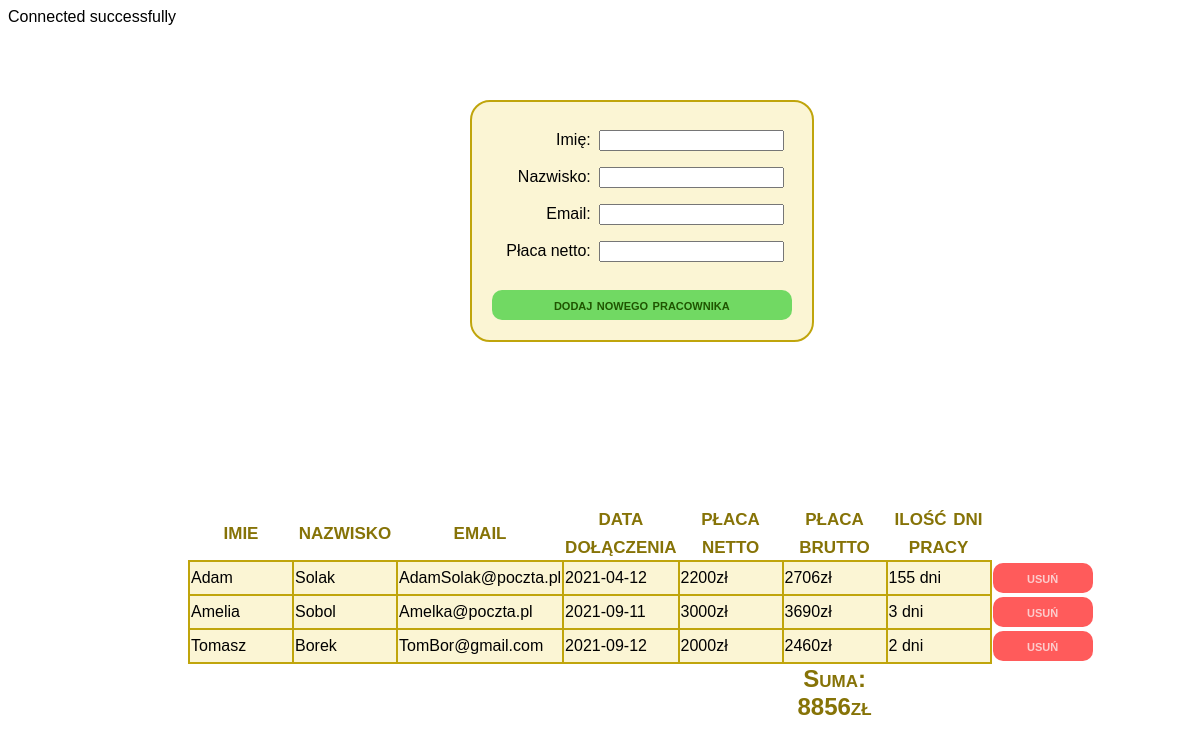
The page / on the database its author committed.
### tables this page shows
CREATE TABLE `dane_pracownikow` (
  `imie` varchar(50) NOT NULL,
  `nazwisko` varchar(50) NOT NULL,
  `email` varchar(100) NOT NULL,
  `data_dolaczenia` date NOT NULL,
  `id` int(11) UNSIGNED NOT NULL,
  `placa_netto` int(11) NOT NULL
);

### index.php (the view, shortened to what this page needs)
<html>
    <head>
        <link rel="stylesheet" href="style.css">
        <?php
            $pracownicy = [];
            function laczenie()
            {
                $servername = "localhost";
                $username = "root";
                $password = "";
                $database = "pracownicy";
                $conn = mysqli_connect($servername, $username, $password, $database);
                if (mysqli_connect_errno())
                {
                  die("Connection failed: " . mysqli_connect_error());
                }
                else
                {
                    echo "<p id='concection_check'>Connected successfully</p><br>";
                }
                return $conn;
            }
            $conn = laczenie();
            $sql = 'SELECT * FROM dane_pracownikow ORDER BY "imie"';
            if ($result = mysqli_query($conn, $sql))
            {
                while ($row = mysqli_fetch_row($result))
                {
                    $pracownicy[$row[4]] = new Pracownik($row[4],$row[0],$row[1],$row[2],$row[3],$row[5]);
                }
            }
            class Pracownik
            {
                public $id;
                public $imie;
                public $nazwisko;
                public $email;
                public $data_dolaczenia;
                public $placa_brutto;
                public $placa_netto;
                public $ile_pracuje;
                public static $podatek = 0.23;
                public function make_td()
                {
                    echo "
                    <form method='GET' action='index.php'>
                    <tr>
                    <td>" . $this->imie . "</td>
                    <td>" . $this->nazwisko . "</td>
                    <td id='email'>" . $this->email . "</td>
                    <td>" . $this->data_dolaczenia . "</td>
                    <td>" . $this->placa_netto . "zł</td>
                    <td>" . $this->placa_brutto . "zł</td>
                    <td>" . $this->ile_pracuje. ' dni</td>
                    <td><input value="usuń" type="submit" name="'.$this->id.'"></td>
                    </form>
                    </tr>';
                }
                public function __construct($id, $imie, $nazwisko, $email, $data_dolaczenia, $placa_netto)
                {
                    $this->id = $id;
                    $this->imie = $imie;
                    $this->nazwisko = $nazwisko;
                    $this->email = $email;
                    $this->data_dolaczenia = $data_dolaczenia;
                    $this->placa_netto = $placa_netto;
                    $this->placa_brutto = $placa_netto + ($placa_netto * self::$podatek);
                    $this->ile_pracuje = round((strtotime(date("Y-m-d")) - strtotime($data_dolaczenia)) / 86400);
                }
            }
        ?>
    </head>
    <body>
        <div>
            <table>
                <thead>
                    <tr>
                        <th>imie</th>
                        <th>nazwisko</th>
                        <th>email</th>
                        <th>data dołączenia</th>
                        <th>płaca netto</th>
                        <th>płaca brutto</th>
                        <th>ilość dni pracy</th>
                    </tr>
                </thead>
                <?php
                    $koszty = 0;
                    foreach($pracownicy as $pracownik)
                    {
                        $pracownik->make_td();
                        $pracownik->delete_from_database();
                        $koszty += $pracownik->placa_brutto;
                    }
                    echo "<tr><th></th><th></th><th></th><th></th><th></th><th>Suma: ".$koszty."zł</th></tr>";
                ?>
            </table>
        </div>
        <div class="flex">
            <div>
                <form method="POST" action="index.php">
                    <label>Imię:</label><input name="imie" type="text"><br>
                    <label>Nazwisko:</label><input name="nazwisko" type="text"><br>
                    <label>Email:</label><input name="email" type="text"><br>
                    <label>Płaca netto:</label><input name="placa_netto" type="number"><br>
                    <input name="dodaj" type="submit" value="dodaj nowego pracownika"><br>
                </form>
    </body>
</html>

### style.css (style rules this page uses)
body { font-family:'Lucida Sans', 'Lucida Sans Regular', 'Lucida Grande', 'Lucida Sans Unicode', Geneva, Verdana, sans-serif }
table { position: absolute; margin-left: 15%; margin-right: 15%; width:70%; top:500px; }
td > input { width: 100%; height: 30px; border: none; margin: 0px; padding: 5px; color:rgb(252, 205, 205); font-weight: 600; font-variant: small-caps; background-color: rgba(255, 0, 0, 0.644); border-radius: 10px; font-size: 16px; }
form > input[type=submit] { width: 100%; height: 30px; border: none; margin:0px; margin-top: 20px; padding: 5px; color:rgb(31, 85, 0); font-weight: 600; font-variant: small-caps; background-color: rgba(38, 202, 38, 0.644); border-radius: 10px; font-size: 16px; }
form { text-align: right; position: absolute; padding:20px; width:300px; min-width: 140px; top:100px; background-color:rgba(247, 233, 159, 0.445); border:solid rgb(192, 165, 12) 2px; border-radius: 20px; }
#email { width: 200px; }
td { min-width: 100px; outline:solid rgb(192, 165, 12) 2px; margin:0px; background-color:rgba(247, 233, 159, 0.445); }
td:last-child { width:10px; background-color: white; outline: none; margin:0px; }
input { margin: 8px; }
.flex { display: flex; }
th { font-size: 24px; color: rgb(134, 115, 7); font-variant: small-caps; }

### rows shown on the page
dane_pracownikow: imie "Adam", nazwisko "Solak", email "AdamSolak@poczta.pl", data_dolaczenia "2021-04-12", placa_netto "2200", placa_netto "2706", data_dolaczenia "155"
dane_pracownikow: imie "Amelia", nazwisko "Sobol", email "Amelka@poczta.pl", data_dolaczenia "2021-09-11", placa_netto "3000", placa_netto "3690", data_dolaczenia "3"
dane_pracownikow: imie "Tomasz", nazwisko "Borek", email "TomBor@gmail.com", data_dolaczenia "2021-09-12", placa_netto "2000", placa_netto "2460", data_dolaczenia "2"

### other values the page prints
$koszty "8856"
